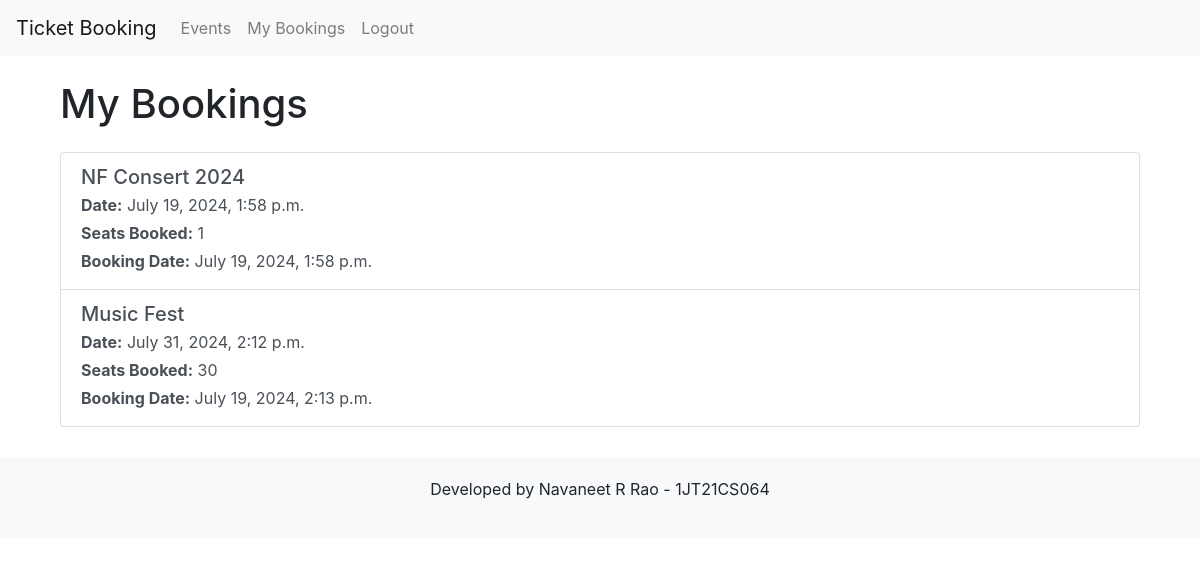
The app's page /my_bookings/ (signed in) with its own data.
### booking/models.py (models this page shows, shortened)
class Booking(models.Model):
    user = models.ForeignKey(User, on_delete=models.CASCADE)
    event = models.ForeignKey(Event, on_delete=models.CASCADE)
    seats_booked = models.PositiveIntegerField()
    booking_date = models.DateTimeField(auto_now_add=True)

class Event(models.Model):
    name = models.CharField(max_length=100)
    date = models.DateTimeField()
    location = models.CharField(max_length=255)
    total_seats = models.PositiveIntegerField()

### booking/views.py (the view)
# urls.py: path('my_bookings/', my_bookings, name='my_bookings'),
def my_bookings(request):
    bookings = Booking.objects.filter(user=request.user)
    return render(request, 'booking/my_bookings.html', {'bookings': bookings})

### booking/templates/booking/my_bookings.html (shortened to what this page needs)
{% extends 'base.html' %}
{% block content %}
<div class="container">
  <h1 class="my-4">My Bookings</h1>
  <div class="list-group">
    {% for booking in bookings %}
    <a href="#" class="list-group-item list-group-item-action">
      <h5 class="mb-1">{{ booking.event.name }}</h5>
      <p class="mb-1"><strong>Date:</strong> {{ booking.event.date }}</p>
      <p class="mb-1"><strong>Seats Booked:</strong> {{ booking.seats_booked }}</p>
      <p class="mb-1"><strong>Booking Date:</strong> {{ booking.booking_date }}</p>
    </a>
    {% endfor %}
  </div>
</div>
{% endblock %}

### booking/templates/base.html (style rules this page uses)
body { padding-top: 56px; }

### records on screen
Booking: event.name "NF Consert 2024", event "July 19, 2024, 1:58 p.m.", seats_booked "1", booking_date "July 19, 2024, 1:58 p.m."
Booking: event.name "Music Fest", event "July 31, 2024, 2:12 p.m.", seats_booked "30", booking_date "July 19, 2024, 2:13 p.m."
